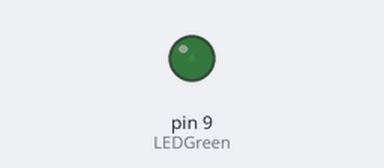
Bench run of a sketch on a simulated Arduino Uno, built with avr-gcc and run on an emulated ATmega328P. Shown: output pins drawn as LEDs (lit = HIGH).

Above: at 0.05 s.
At 2.3 s:
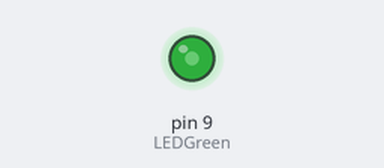
At 4.6 s:
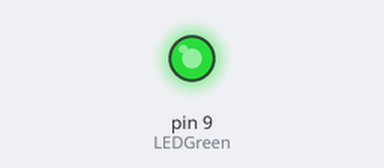
At 9.2 s:
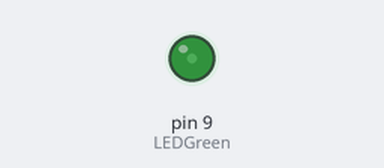
Timing chart, 0 to 13.3 s (numbered marks = the images above):
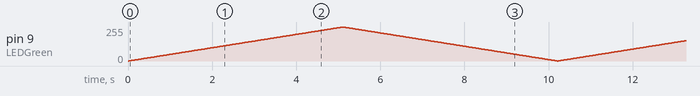

The sketch:

AnalogWrite.ino
```cpp
# define LEDGreen 9
void setup() {
  pinMode(LEDGreen, OUTPUT);


}

void loop() {
  // Wertebereich analogWrite 0..255
  for(int i = 0 ; i < 255; i++){
    analogWrite(LEDGreen, i);
    delay(20);
  }

  for(int i = 255 ; i > 0; i--){
    analogWrite(LEDGreen, i);
    delay(20);
  }
}
```
